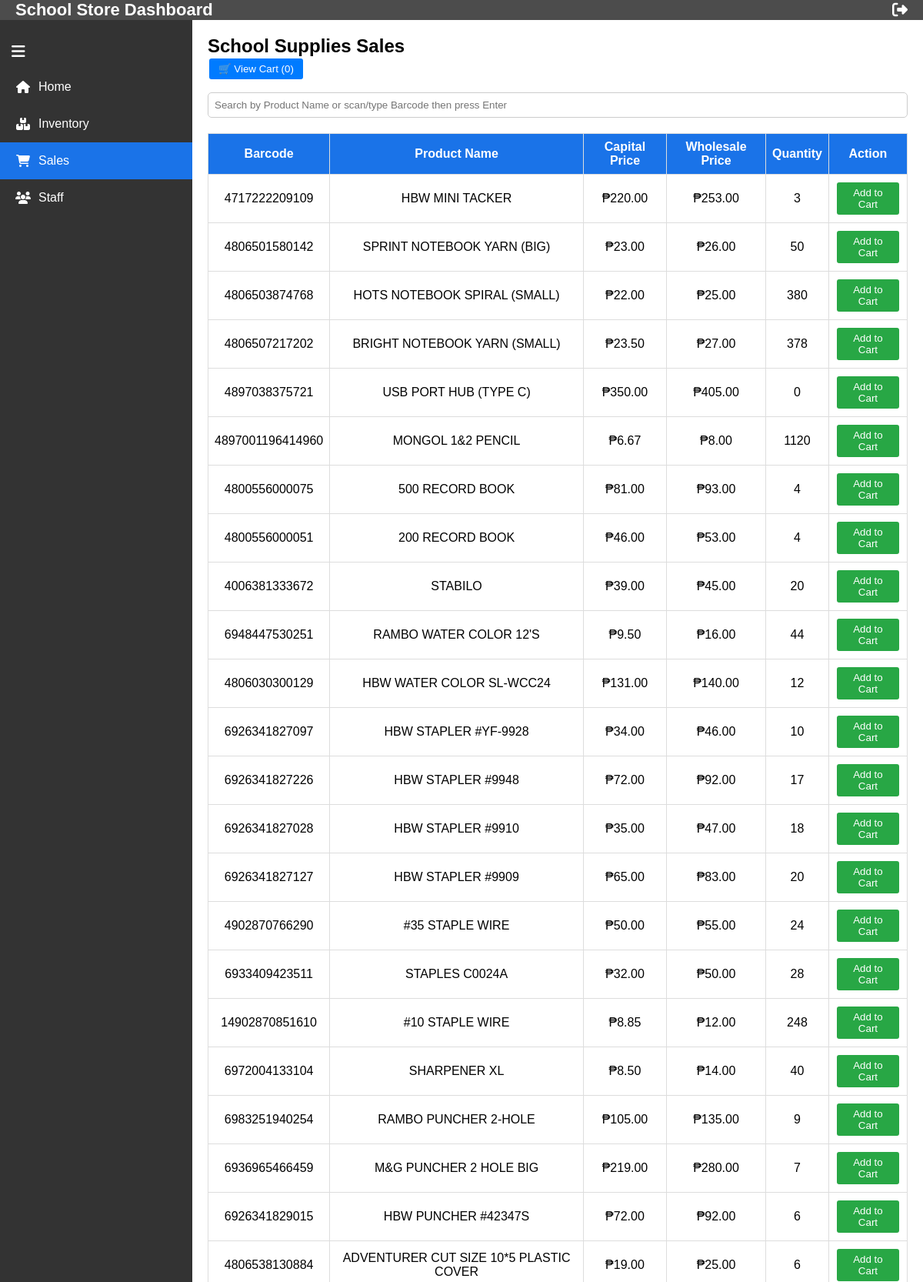
Screenshot of /whole_sale.php (upper part) with the database file from the repository.
### tables this page shows
CREATE TABLE `school_inventory` (
  `id` int(11) NOT NULL,
  `barcode` varchar(100) NOT NULL,
  `quantity` int(11) NOT NULL,
  `product_name` varchar(255) NOT NULL,
  `capital_price` decimal(10,2) NOT NULL,
  `wholesale_price` decimal(10,2) NOT NULL,
  `retail_price` decimal(10,2) NOT NULL,
  `created_at` timestamp NOT NULL DEFAULT current_timestamp()
);

### whole_sale.php (the view, shortened to what this page needs)
<?php
$conn = schoolStoreConnect();
$result = $conn->query("SELECT * FROM school_inventory ORDER BY id DESC");
?>
<!DOCTYPE html>
<html lang="en">
<head>
  <link rel="stylesheet" href="https://cdnjs.cloudflare.com/ajax/libs/font-awesome/6.5.0/css/all.min.css">
</head>
<body>
<header>
  <h1>School Store Dashboard</h1>
  <div class="logout"><i class="fas fa-sign-out-alt"></i></div>
</header>
<div class="main">
  <div class="sidebar" id="sidebar">
    <div class="toggle-btn" onclick="toggleSidebar()"><i class="fas fa-bars"></i></div>
    <ul>
      <li><a href="home.php"><i class="fas fa-home"></i><span> Home</span></a></li>
      <li><a href="inventory.php"><i class="fas fa-boxes"></i><span> Inventory</span></a></li>
      <li><a href="wholesale.php" class="active"><i class="fas fa-shopping-cart"></i><span> Sales</span></a></li>
      <li><a href="staff.php"><i class="fas fa-users"></i><span> Staff</span></a></li>
    </ul>
  </div>
  <div class="content">
    <h2>School Supplies Sales</h2>
    <button class="btn btn-view" onclick="openCart()">🛒 View Cart (<span id="cartCount">0</span>)</button>
    <div class="search-box">
      <input type="text" id="searchInput" placeholder="Search by Product Name or scan/type Barcode then press Enter" onkeyup="searchTableOrBarcode(event)" autofocus>
    </div>
    <table id="inventoryTable">
      <tr>
        <th>Barcode</th>
        <th>Product Name</th>
        <th>Capital Price</th>
        <th>Wholesale Price</th>
        <th>Quantity</th>
        <th>Action</th>
      </tr>
      <?php while($row = $result->fetch_assoc()): ?>
      <tr>
        <td><?= htmlspecialchars($row['barcode']) ?></td>
        <td><?= htmlspecialchars($row['product_name']) ?></td>
        <td>₱<?= number_format((float)$row['capital_price'],2) ?></td>
        <td>₱<?= number_format((float)$row['wholesale_price'],2) ?></td>
        <td><?= (int)$row['quantity'] ?></td>
        <td>
          <button class="btn btn-add addBtn"
            data-id="<?= (int)$row['id'] ?>"
            data-barcode="<?= htmlspecialchars($row['barcode']) ?>"
            data-product="<?= htmlspecialchars($row['product_name']) ?>"
            data-capital="<?= htmlspecialchars($row['capital_price']) ?>"
            data-price="<?= htmlspecialchars($row['wholesale_price']) ?>"
            data-stock="<?= (int)$row['quantity'] ?>">
            Add to Cart
          </button>
        </td>
      </tr>
      <?php endwhile; ?>
    </table>
  </div>
</div>
</body>
</html>

### whole_sale.php (style rules this page uses)
* { margin:0;padding:0;box-sizing:border-box;font-family:Arial,sans-serif; }
body { height:100vh;display:flex;flex-direction:column; background:url('https://images.unsplash.com/photo-1584362917165-81e48294d9a3?auto=format&fit=crop&w=1920&q=80') no-repeat center center fixed; background-size:cover; }
header { height:60px;background:rgba(0,0,0,0.7);color:#fff;display:flex;justify-content:space-between;align-items:center;padding:0 20px; }
header h1 { font-size:22px; }
header .logout { font-size:20px;cursor:pointer; }
.main { flex:1;display:flex; }
.sidebar { width:250px;background:rgba(0,0,0,0.8);padding-top:20px;transition:width 0.3s ease;overflow:hidden; }
.sidebar .toggle-btn { color:#fff;font-size:20px;margin:10px 15px;cursor:pointer; }
.sidebar ul { list-style:none; }
.sidebar ul li a { display:flex;align-items:center;padding:15px 20px;color:#fff;text-decoration:none;white-space:nowrap; }
.sidebar ul li a i { margin-right:10px;min-width:20px;text-align:center; }
.sidebar ul li a:hover,.sidebar ul li a.active { background:#1a73e8; }
.content { flex:1;padding:20px;background:rgba(255,255,255,0.9);overflow-y:auto; }
table { width:100%;border-collapse:collapse;margin-top:20px;background:#fff; }
table th,table td { border:1px solid #ddd;padding:8px;text-align:center; }
table th { background:#1a73e8;color:#fff; }
.btn { padding:6px 12px;margin:2px;border:none;border-radius:3px;cursor:pointer; }
.btn-add { background:#28a745;color:#fff; }
.btn-view { background:#007bff;color:#fff; }
.search-box { margin-top:15px; }
.search-box input { width:100%;padding:8px;border:1px solid #ccc;border-radius:5px; }

### rows the page displays
school_inventory: barcode "4717222209109", product_name "HBW MINI TACKER", capital_price "220.00", wholesale_price "253.00", quantity "3"
school_inventory: barcode "4806501580142", product_name "SPRINT NOTEBOOK YARN (BIG)", capital_price "23.00", wholesale_price "26.00", quantity "50"
school_inventory: barcode "4806503874768", product_name "HOTS NOTEBOOK SPIRAL (SMALL)", capital_price "22.00", wholesale_price "25.00", quantity "380"
school_inventory: barcode "4806507217202", product_name "BRIGHT NOTEBOOK YARN (SMALL)", capital_price "23.50", wholesale_price "27.00", quantity "378"
school_inventory: barcode "4897038375721", product_name "USB PORT HUB (TYPE C)", capital_price "350.00", wholesale_price "405.00", quantity "0"
school_inventory: barcode "4897001196414960", product_name "MONGOL 1&2 PENCIL", capital_price "6.67", wholesale_price "8.00", quantity "1120"
school_inventory: barcode "4800556000075", product_name "500 RECORD BOOK", capital_price "81.00", wholesale_price "93.00", quantity "4"
school_inventory: barcode "4800556000051", product_name "200 RECORD BOOK", capital_price "46.00", wholesale_price "53.00", quantity "4"
school_inventory: barcode "4006381333672", product_name "STABILO", capital_price "39.00", wholesale_price "45.00", quantity "20"
school_inventory: barcode "6948447530251", product_name "RAMBO WATER COLOR 12'S", capital_price "9.50", wholesale_price "16.00", quantity "44"
school_inventory: barcode "4806030300129", product_name "HBW WATER COLOR SL-WCC24", capital_price "131.00", wholesale_price "140.00", quantity "12"
school_inventory: barcode "6926341827097", product_name "HBW STAPLER #YF-9928", capital_price "34.00", wholesale_price "46.00", quantity "10"
school_inventory: barcode "6926341827226", product_name "HBW STAPLER #9948", capital_price "72.00", wholesale_price "92.00", quantity "17"
school_inventory: barcode "6926341827028", product_name "HBW STAPLER #9910", capital_price "35.00", wholesale_price "47.00", quantity "18"
school_inventory: barcode "6926341827127", product_name "HBW STAPLER #9909", capital_price "65.00", wholesale_price "83.00", quantity "20"
school_inventory: barcode "4902870766290", product_name "#35 STAPLE WIRE", capital_price "50.00", wholesale_price "55.00", quantity "24"
school_inventory: barcode "6933409423511", product_name "STAPLES C0024A", capital_price "32.00", wholesale_price "50.00", quantity "28"
school_inventory: barcode "14902870851610", product_name "#10 STAPLE WIRE", capital_price "8.85", wholesale_price "12.00", quantity "248"
school_inventory: barcode "6972004133104", product_name "SHARPENER XL", capital_price "8.50", wholesale_price "14.00", quantity "40"
school_inventory: barcode "6983251940254", product_name "RAMBO PUNCHER 2-HOLE", capital_price "105.00", wholesale_price "135.00", quantity "9"
school_inventory: barcode "6936965466459", product_name "M&G PUNCHER 2 HOLE BIG", capital_price "219.00", wholesale_price "280.00", quantity "7"
school_inventory: barcode "6926341829015", product_name "HBW PUNCHER #42347S", capital_price "72.00", wholesale_price "92.00", quantity "6"
school_inventory: barcode "4806538130884", product_name "ADVENTURER CUT SIZE 10*5 PLASTIC COVER", capital_price "19.00", wholesale_price "25.00", quantity "6"
